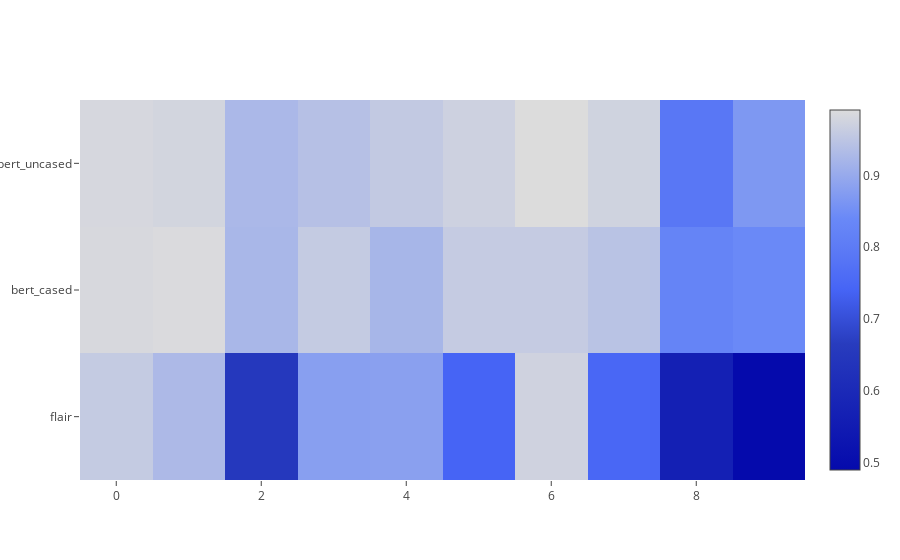
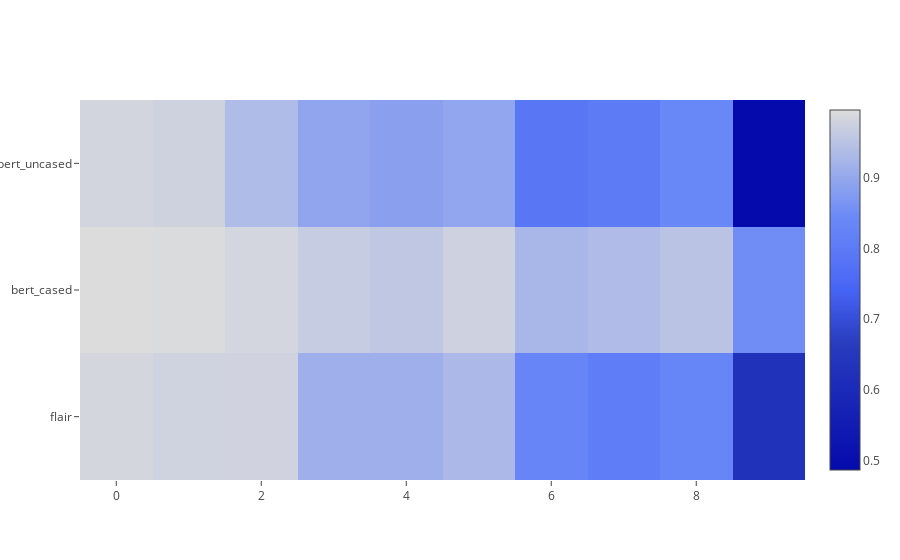

Here is the notebook cell these charts were saved with, in order:
### Markdown cell above
## 4. Plot similarities

### Code cell
fig = plotly.tools.make_subplots(rows=1, cols=10)

def plot_similarities(sent, similarities_all, scores_all):
    origin = list(sent[i].keys())[0]
    # print origin sentence
    print(origin + '\n')
    for j in range(len(sent[i][origin])):
        # print each similar sentence
        print(f"{j}. {sent[i][origin][j]}")
        for k in range(len(embedding_names)):
            # print each similarity value for each variant
            print(f"\t {embedding_names[k]} similarity: {similarities_all[i][k][j]}")
    # print scores for all variants
    print(f"Scores: " + ", ".join(f"{embed}: {scor}" for embed, scor in zip(embedding_names, scores_all[i])))
    
    # plot similarity heatmap
    trace = go.Heatmap(z=similarities_all[i], y=embedding_names, colorscale='Blues')
    data=[trace]
    fig.append_trace(trace, 1, i+1)
    iplot(data, filename='basic-heatmap' + str(i))

for i in range(len(sent_eu)):
    
    print(f"Sentence #{i}")
    print("Basque")
    plot_similarities(sent_eu, similarities_all_eu, scores_all_eu)
    print("English")
    plot_similarities(sent_en, similarities_all_en, scores_all_en)

### Figure 1 — Plotly figure (JSON) as saved in the notebook; plotly's stock layout.template omitted (floating-point values rounded to 4 significant figures)
{"data": [{"colorscale": "Blues", "type": "heatmap", "uid": "870cf2d2-9d8c-4bd2-836e-bd29dc4ca46c", "y": ["flair", "bert_cased", "bert_uncased"], "z": [[0.9597, 0.9283, 0.6528, 0.8803, 0.8831, 0.7409, 0.9736, 0.7472, 0.5672, 0.4903], [0.9842, 0.9879, 0.9237, 0.9593, 0.9216, 0.9599, 0.9599, 0.9452, 0.8261, 0.8404], [0.9823, 0.978, 0.9265, 0.9406, 0.9571, 0.9711, 0.9908, 0.9738, 0.7873, 0.8676]]}], "layout": {}}

### Figure 2 — Plotly figure (JSON) as saved in the notebook; plotly's stock layout.template omitted (floating-point values rounded to 4 significant figures)
{"data": [{"colorscale": "Blues", "type": "heatmap", "uid": "6bca7330-948b-4fff-9d9d-6acbac4315d7", "y": ["flair", "bert_cased", "bert_uncased"], "z": [[0.9852, 0.979, 0.9799, 0.9127, 0.9134, 0.9302, 0.8328, 0.8063, 0.8322, 0.6245], [0.9965, 0.9943, 0.9846, 0.9667, 0.9579, 0.9763, 0.9275, 0.9369, 0.951, 0.8512], [0.984, 0.9781, 0.9366, 0.8959, 0.8866, 0.8961, 0.7899, 0.8018, 0.8397, 0.4863]]}], "layout": {}}
